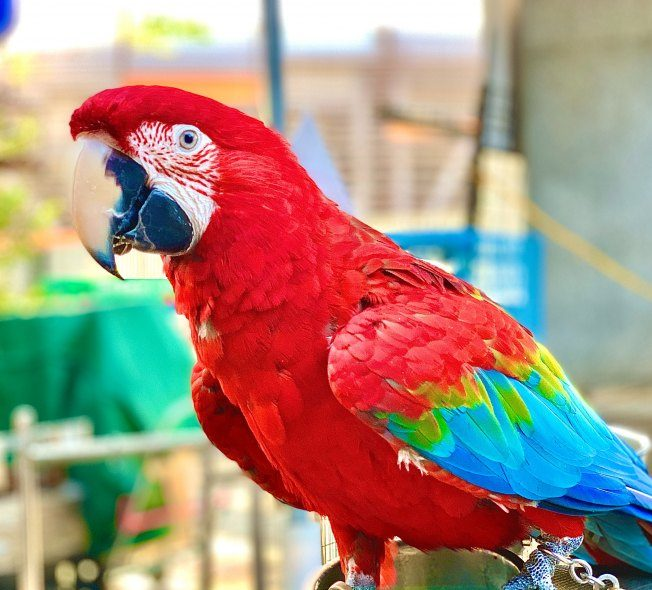
#> input picture images/parrot.jpg, 652 x 590 px
$ python main.py
#> lines starting #> are read from the running program, lines starting #| are printed output that depends on the picture
# This is a sample Python script.

# Press Shift+F10 to execute it or replace it with your code.
# Press Double Shift to search everywhere for classes, files, tool windows, actions, and settings.
import cv2

print(cv2.__version__)
img = cv2.imread('images/parrot.jpg')
#> img is the input picture: shape (590, 652, 3); mean B, G, R 126.5, 140.3, 165.4
cv2.imshow('Display image', img)
cv2.waitKey()  # là hàm chờ không cho thoát cửa sổ lập tức mà phải chờ người dùng nhấn phím bất kỳ để thoát
# Lấy kích thước ảnh ==> Viết example api bằng FastAPI lấy thông tin của ảnh upload lên
(w, h, d) = img.shape
#> w = 590; h = 652; d = 3
print("width={}, height={}, depth={}".format(w, h, d))
#| width=590, height=652, depth=3
# Lấy giá trị màu ở 1 điểm ảnh
(R, G, B) = img[150, 150]
#> R = 149; G = 150; B = 194
print("R={}, G={}, B={}".format(R, G, B))
#| R=149, G=150, B=194
# Cắt ảnh có tọa độ điểm trên cùng bên trái là (50, 60) và tọa độ điểm dưới cùng bên phải là (350, 360)
cut = img[50:350, 60:360]
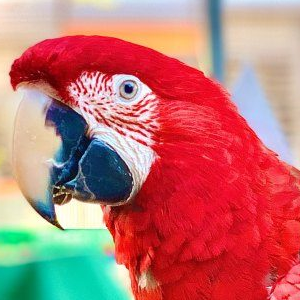
#> cut: shape (300, 300, 3); mean B, G, R 112.5, 114.1, 188.6
cv2.imshow('Region of interest', cut)
cv2.waitKey()
# Thay đổi kích thước ảnh: resize
# Đoạn lệnh dưới biến đổi ảnh gôc sang ảnh có chiều cao là 300px
r = 300 / h
#> r = 0.46
dim = (300, int(w * r))
#> dim = (300, 271)
resized = cv2.resize(img, dim)
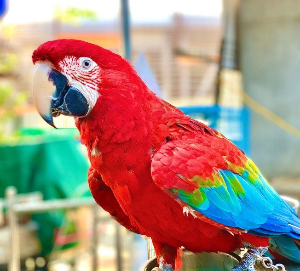
#> resized: shape (271, 300, 3); mean B, G, R 126.4, 140.1, 165.2
cv2.imshow('Resized image', resized)
cv2.waitKey()
# Xoay ảnh
# Để xoay được ảnh cần phải xác định gốc xoay và hướng xoay. Sau khi xác định xong ta tính ma trận xoay bằng hàm getRotationMatrix2D trong opencv. Cuối cùng ta nhân ma trận này với ma trận ảnh gốc ta được ảnh sau khi xoay (warpAffine)
# Đoạn lệnh dưới xoay ảnh một góc 180 độ theo chiều ngược kim đồng hồ với gốc xoay là điểm chính giữa hình ảnh (center)
center = (w // 2, h // 2)
#> center = (295, 326)
M = cv2.getRotationMatrix2D(center, 180, 1.0)
rotated = cv2.warpAffine(img, M, (w, h))
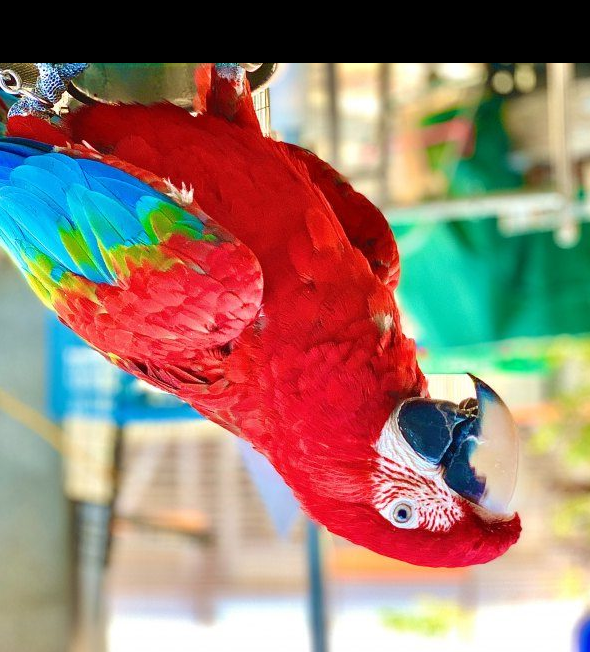
#> rotated: shape (652, 590, 3); mean B, G, R 111.1, 124.3, 152.1
cv2.imshow('Rotated image', rotated)
cv2.waitKey()

def print_hi(name):
    # Use a breakpoint in the code line below to debug your script.
    print(f'Hi, {name}')  # Press Ctrl+F8 to toggle the breakpoint.


# Press the green button in the gutter to run the script.
if __name__ == '__main__':
    print_hi('PyCharm')

# See PyCharm help at https://www.jetbrains.com/help/pycharm/
